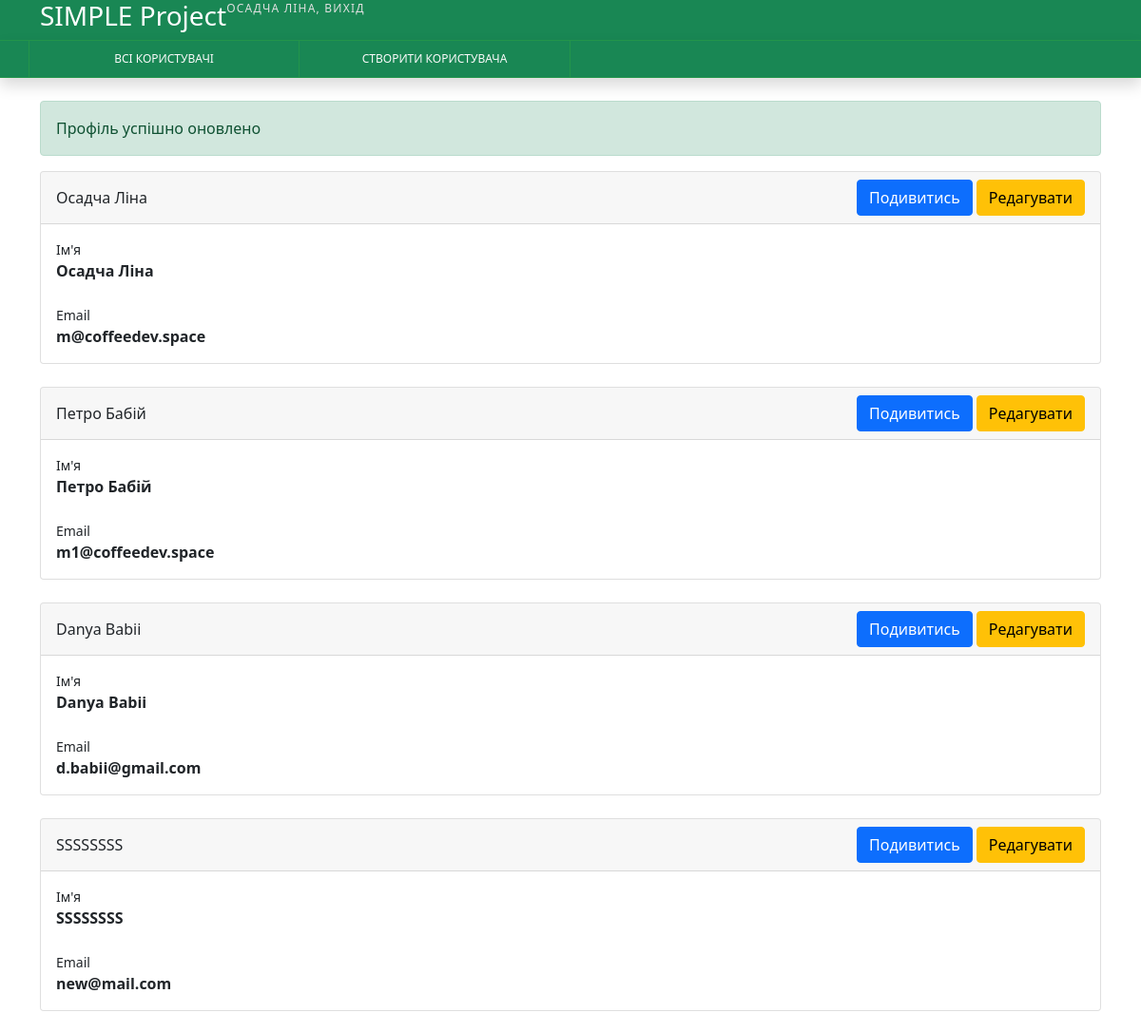
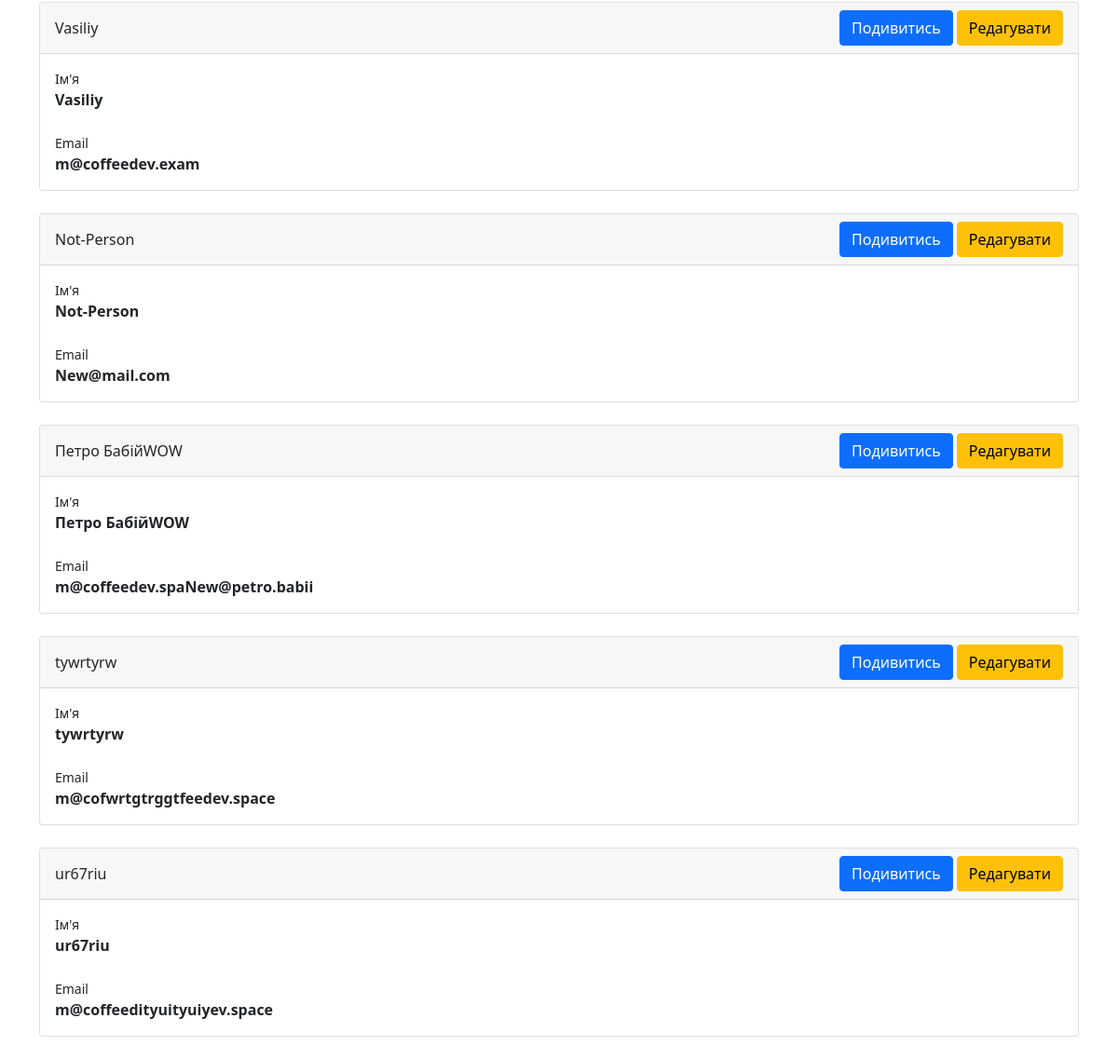
The page / (signed in) on the database its author committed (2 pictures, top to bottom).
### tables this page shows
CREATE TABLE 'users' (
            'id' integer primary key,
            'full_name' varchar(255) not null,
            'email' varchar(255) not null unique,
            'password' varchar(255) not null
            );

### index.php (the view, shortened to what this page needs)
<?php
$db = new PDO("sqlite:./db.sqlite3");
$db->setAttribute(PDO::ATTR_DEFAULT_FETCH_MODE, PDO::FETCH_ASSOC);
$stmt =  $db->prepare("select * from 'users'");
if($stmt){
$stmt->execute();
$users = $stmt->fetchAll();
}
?>
<?php if(!empty($users)){?>
    <?php foreach($users as $user){ ?>
        <div class="card mb-4">
            <div class="card-header">
                <div class="d-flex justify-content-between align-items-center">
                    <div><?= $user["full_name"] ?></div>
                    <div>
                    <a href="/show.php?user_id=<?= $user['id'] ?>" class="btn btn-primary">Подивитись</a>
                    <a href="/edit.php?user_id=<?= $user['id'] ?>" class="btn btn-warning">Редагувати</a>
                    </div>
                </div>
            </div>
            <div class="card-body">
            <div class="mb-4">
                    <div class="small">
                        Ім'я
                    </div>
                    <div class="fw-bold">
                        <?= $user["full_name"] ?>
                    </div>
                </div>
                <div>
                    <div class="small">
                        Email
                    </div>
                    <div class="fw-bold">
                        <?= $user["email"] ?>
                    </div>
                </div>
            </div>
        </div>
    <?php } ?>
<?php } ?>
<?php
require 'layout.php';

### rows shown on the page
users: full_name "Осадча Ліна", email "m@coffeedev.space"
users: full_name "Петро Бабій", email "m1@coffeedev.space"
users: full_name "Danya Babii", email "d.babii@gmail.com"
users: full_name "SSSSSSSS", email "new@mail.com"
users: full_name "Vasiliy", email "m@coffeedev.exam"
users: full_name "Not-Person", email "New@mail.com"
users: full_name "Петро БабійWOW", email "m@coffeedev.spaNew@petro.babii"
users: full_name "tywrtyrw", email "m@cofwrtgtrggtfeedev.space"
users: full_name "ur67riu", email "m@coffeedityuityuiyev.space"

### other values the page prints
$_SESSION['full_name'] "ОСАДЧА ЛІНА"
$_SESSION["session_success"] "Профіль успішно оновлено"
